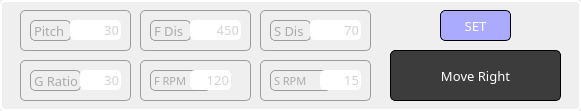
      <widget class="QFrame" name="frame_32">
       <property name="geometry">
        <rect>
         <x>10</x>
         <y>200</y>
         <width>581</width>
         <height>111</height>
        </rect>
       </property>
       <property name="styleSheet">
        <string notr="true">border: 2px solid rgb(255, 255, 255);
border-radius: 5px;
</string>
       </property>
       <property name="frameShape">
        <enum>QFrame::StyledPanel</enum>
       </property>
       <property name="frameShadow">
        <enum>QFrame::Raised</enum>
       </property>
       <widget class="QFrame" name="frame_28">
        <property name="geometry">
         <rect>
          <x>20</x>
          <y>10</y>
          <width>111</width>
          <height>41</height>
         </rect>
        </property>
        <property name="font">
         <font>
          <family>Montserrat</family>
          <pointsize>10</pointsize>
          <weight>50</weight>
          <italic>false</italic>
          <bold>false</bold>
          <kerning>false</kerning>
         </font>
        </property>
        <property name="styleSheet">
         <string notr="true">border: 1px solid rgb(155,155,155);
border-radius:5px;</string>
        </property>
        <property name="frameShape">
         <enum>QFrame::StyledPanel</enum>
        </property>
        <property name="frameShadow">
         <enum>QFrame::Raised</enum>
        </property>
        <widget class="QLabel" name="label_59">
         <property name="geometry">
          <rect>
           <x>10</x>
           <y>10</y>
           <width>41</width>
           <height>21</height>
          </rect>
         </property>
         <property name="font">
          <font>
           <family>Montserrat</family>
           <pointsize>10</pointsize>
           <weight>50</weight>
           <italic>false</italic>
           <bold>false</bold>
           <kerning>false</kerning>
          </font>
         </property>
         <property name="styleSheet">
          <string notr="true">BORDER:0PX;
color: rgb(170, 170, 170);</string>
         </property>
         <property name="text">
          <string>Pitch</string>
         </property>
        </widget>
        <widget class="QLineEdit" name="pitch">
         <property name="geometry">
          <rect>
           <x>50</x>
           <y>10</y>
           <width>51</width>
           <height>20</height>
          </rect>
         </property>
         <property name="font">
          <font>
           <family>Montserrat</family>
           <pointsize>10</pointsize>
           <weight>50</weight>
           <italic>false</italic>
           <bold>false</bold>
           <kerning>false</kerning>
          </font>
         </property>
         <property name="styleSheet">
          <string notr="true">border:0px;color: rgb(170, 170, 170);</string>
         </property>
         <property name="alignment">
          <set>Qt::AlignRight|Qt::AlignTrailing|Qt::AlignVCenter</set>
         </property>
         <property name="placeholderText">
          <string>30</string>
         </property>
        </widget>
       </widget>
       <widget class="QFrame" name="frame_29">
        <property name="geometry">
         <rect>
          <x>140</x>
          <y>10</y>
          <width>111</width>
          <height>41</height>
         </rect>
        </property>
        <property name="font">
         <font>
          <family>Montserrat</family>
          <pointsize>10</pointsize>
          <weight>50</weight>
          <italic>false</italic>
          <bold>false</bold>
          <kerning>false</kerning>
         </font>
        </property>
        <property name="styleSheet">
         <string notr="true">border: 1px solid rgb(155,155,155);
border-radius:5px;</string>
        </property>
        <property name="frameShape">
         <enum>QFrame::StyledPanel</enum>
        </property>
        <property name="frameShadow">
         <enum>QFrame::Raised</enum>
        </property>
        <widget class="QLabel" name="label_58">
         <property name="geometry">
          <rect>
           <x>10</x>
           <y>10</y>
           <width>41</width>
           <height>21</height>
          </rect>
         </property>
         <property name="font">
          <font>
           <family>Montserrat</family>
           <pointsize>10</pointsize>
           <weight>50</weight>
           <italic>false</italic>
           <bold>false</bold>
           <kerning>false</kerning>
          </font>
         </property>
         <property name="styleSheet">
          <string notr="true">BORDER:0PX;
color: rgb(170, 170, 170);</string>
         </property>
         <property name="text">
          <string>F Dis</string>
         </property>
        </widget>
        <widget class="QLineEdit" name="fast_rpm_distance">
         <property name="geometry">
          <rect>
           <x>50</x>
           <y>10</y>
           <width>51</width>
           <height>20</height>
          </rect>
         </property>
         <property name="font">
          <font>
           <family>Montserrat</family>
           <pointsize>10</pointsize>
           <weight>50</weight>
           <italic>false</italic>
           <bold>false</bold>
           <kerning>false</kerning>
          </font>
         </property>
         <property name="styleSheet">
          <string notr="true">border:0px;color: rgb(170, 170, 170);</string>
         </property>
         <property name="alignment">
          <set>Qt::AlignRight|Qt::AlignTrailing|Qt::AlignVCenter</set>
         </property>
         <property name="placeholderText">
          <string>450</string>
         </property>
        </widget>
       </widget>
       <widget class="QPushButton" name="set_attributes">
        <property name="geometry">
         <rect>
          <x>440</x>
          <y>10</y>
          <width>71</width>
          <height>31</height>
         </rect>
        </property>
        <property name="font">
         <font>
          <family>Montserrat</family>
          <pointsize>10</pointsize>
          <weight>50</weight>
          <italic>false</italic>
          <bold>false</bold>
          <kerning>false</kerning>
         </font>
        </property>
        <property name="styleSheet">
         <string notr="true">color: rgb(255, 255, 255);
background-color: rgb(170, 170, 255);
border: 1px solid rgb(0,0,0);
border-radius:5px;</string>
        </property>
        <property name="text">
         <string>SET</string>
        </property>
       </widget>
       <widget class="QFrame" name="frame_31">
        <property name="geometry">
         <rect>
          <x>20</x>
          <y>60</y>
          <width>111</width>
          <height>41</height>
         </rect>
        </property>
        <property name="font">
         <font>
          <family>Montserrat</family>
          <pointsize>10</pointsize>
          <weight>50</weight>
          <italic>false</italic>
          <bold>false</bold>
          <kerning>false</kerning>
         </font>
        </property>
        <property name="styleSheet">
         <string notr="true">border: 1px solid rgb(155,155,155);
border-radius:5px;</string>
        </property>
        <property name="frameShape">
         <enum>QFrame::StyledPanel</enum>
        </property>
        <property name="frameShadow">
         <enum>QFrame::Raised</enum>
        </property>
        <widget class="QLabel" name="label_62">
         <property name="geometry">
          <rect>
           <x>10</x>
           <y>10</y>
           <width>51</width>
           <height>21</height>
          </rect>
         </property>
         <property name="font">
          <font>
           <family>Montserrat</family>
           <pointsize>10</pointsize>
           <weight>50</weight>
           <italic>false</italic>
           <bold>false</bold>
           <kerning>false</kerning>
          </font>
         </property>
         <property name="styleSheet">
          <string notr="true">BORDER:0PX;
color: rgb(170, 170, 170);</string>
         </property>
         <property name="text">
          <string>G Ratio</string>
         </property>
        </widget>
        <widget class="QLineEdit" name="gear_ratio">
         <property name="geometry">
          <rect>
           <x>60</x>
           <y>10</y>
           <width>41</width>
           <height>20</height>
          </rect>
         </property>
         <property name="font">
          <font>
           <family>Montserrat</family>
           <pointsize>10</pointsize>
           <weight>50</weight>
           <italic>false</italic>
           <bold>false</bold>
           <kerning>false</kerning>
          </font>
         </property>
         <property name="styleSheet">
          <string notr="true">border:0px;color: rgb(170, 170, 170);</string>
         </property>
         <property name="alignment">
          <set>Qt::AlignRight|Qt::AlignTrailing|Qt::AlignVCenter</set>
         </property>
         <property name="placeholderText">
          <string>30</string>
         </property>
        </widget>
       </widget>
       <widget class="QFrame" name="frame_30">
        <property name="geometry">
         <rect>
          <x>260</x>
          <y>10</y>
          <width>111</width>
          <height>41</height>
         </rect>
        </property>
        <property name="font">
         <font>
          <family>Montserrat</family>
          <pointsize>10</pointsize>
          <weight>50</weight>
          <italic>false</italic>
          <bold>false</bold>
          <kerning>false</kerning>
         </font>
        </property>
        <property name="styleSheet">
         <string notr="true">border: 1px solid rgb(155,155,155);
border-radius:5px;</string>
        </property>
        <property name="frameShape">
         <enum>QFrame::StyledPanel</enum>
        </property>
        <property name="frameShadow">
         <enum>QFrame::Raised</enum>
        </property>
        <widget class="QLabel" name="label_10">
         <property name="geometry">
          <rect>
           <x>10</x>
           <y>10</y>
           <width>41</width>
           <height>21</height>
          </rect>
         </property>
         <property name="font">
          <font>
           <family>Montserrat</family>
           <pointsize>10</pointsize>
           <weight>50</weight>
           <italic>false</italic>
           <bold>false</bold>
           <kerning>false</kerning>
          </font>
         </property>
         <property name="styleSheet">
          <string notr="true">BORDER:0PX;
color: rgb(170, 170, 170);</string>
         </property>
         <property name="text">
          <string>S Dis</string>
         </property>
        </widget>
        <widget class="QLineEdit" name="slow_rpm_distance">
         <property name="geometry">
          <rect>
           <x>50</x>
           <y>10</y>
           <width>51</width>
           <height>20</height>
          </rect>
         </property>
         <property name="font">
          <font>
           <family>Montserrat</family>
           <pointsize>10</pointsize>
           <weight>50</weight>
           <italic>false</italic>
           <bold>false</bold>
           <kerning>false</kerning>
          </font>
         </property>
         <property name="styleSheet">
          <string notr="true">border:0px;color: rgb(170, 170, 170);</string>
         </property>
         <property name="alignment">
          <set>Qt::AlignRight|Qt::AlignTrailing|Qt::AlignVCenter</set>
         </property>
         <property name="placeholderText">
          <string>70</string>
         </property>
        </widget>
       </widget>
       <widget class="QFrame" name="frame_33">
        <property name="geometry">
         <rect>
          <x>140</x>
          <y>60</y>
          <width>111</width>
          <height>41</height>
         </rect>
        </property>
        <property name="font">
         <font>
          <family>Montserrat</family>
          <pointsize>10</pointsize>
          <weight>50</weight>
          <italic>false</italic>
          <bold>false</bold>
          <kerning>false</kerning>
         </font>
        </property>
        <property name="styleSheet">
         <string notr="true">border: 1px solid rgb(155,155,155);
border-radius:5px;</string>
        </property>
        <property name="frameShape">
         <enum>QFrame::StyledPanel</enum>
        </property>
        <property name="frameShadow">
         <enum>QFrame::Raised</enum>
        </property>
        <widget class="QLabel" name="label_64">
         <property name="geometry">
          <rect>
           <x>10</x>
           <y>10</y>
           <width>61</width>
           <height>21</height>
          </rect>
         </property>
         <property name="font">
          <font>
           <family>Montserrat</family>
           <pointsize>8</pointsize>
           <weight>50</weight>
           <italic>false</italic>
           <bold>false</bold>
           <kerning>false</kerning>
          </font>
         </property>
         <property name="styleSheet">
          <string notr="true">BORDER:0PX;
color: rgb(170, 170, 170);</string>
         </property>
         <property name="text">
          <string>F RPM</string>
         </property>
        </widget>
        <widget class="QLineEdit" name="fast_rpm">
         <property name="geometry">
          <rect>
           <x>50</x>
           <y>10</y>
           <width>41</width>
           <height>20</height>
          </rect>
         </property>
         <property name="font">
          <font>
           <family>Montserrat</family>
           <pointsize>10</pointsize>
           <weight>50</weight>
           <italic>false</italic>
           <bold>false</bold>
           <kerning>false</kerning>
          </font>
         </property>
         <property name="styleSheet">
          <string notr="true">border:0px;color: rgb(170, 170, 170);</string>
         </property>
         <property name="alignment">
          <set>Qt::AlignRight|Qt::AlignTrailing|Qt::AlignVCenter</set>
         </property>
         <property name="placeholderText">
          <string>120</string>
         </property>
        </widget>
       </widget>
       <widget class="QFrame" name="frame_34">
        <property name="geometry">
         <rect>
          <x>260</x>
          <y>60</y>
          <width>111</width>
          <height>41</height>
         </rect>
        </property>
        <property name="font">
         <font>
          <family>Montserrat</family>
          <pointsize>10</pointsize>
          <weight>50</weight>
          <italic>false</italic>
          <bold>false</bold>
          <kerning>false</kerning>
         </font>
        </property>
        <property name="styleSheet">
         <string notr="true">border: 1px solid rgb(155,155,155);
border-radius:5px;</string>
        </property>
        <property name="frameShape">
         <enum>QFrame::StyledPanel</enum>
        </property>
        <property name="frameShadow">
         <enum>QFrame::Raised</enum>
        </property>
        <widget class="QLabel" name="label_65">
         <property name="geometry">
          <rect>
           <x>10</x>
           <y>10</y>
           <width>61</width>
           <height>21</height>
          </rect>
         </property>
         <property name="font">
          <font>
           <family>Montserrat</family>
           <pointsize>8</pointsize>
           <weight>50</weight>
           <italic>false</italic>
           <bold>false</bold>
           <kerning>false</kerning>
          </font>
         </property>
         <property name="styleSheet">
          <string notr="true">BORDER:0PX;
color: rgb(170, 170, 170);</string>
         </property>
         <property name="text">
          <string>S RPM</string>
         </property>
        </widget>
        <widget class="QLineEdit" name="slow_rpm">
         <property name="geometry">
          <rect>
           <x>60</x>
           <y>10</y>
           <width>41</width>
           <height>20</height>
          </rect>
         </property>
         <property name="font">
          <font>
           <family>Montserrat</family>
           <pointsize>10</pointsize>
           <weight>50</weight>
           <italic>false</italic>
           <bold>false</bold>
           <kerning>false</kerning>
          </font>
         </property>
         <property name="styleSheet">
          <string notr="true">border:0px;color: rgb(170, 170, 170);</string>
         </property>
         <property name="alignment">
          <set>Qt::AlignRight|Qt::AlignTrailing|Qt::AlignVCenter</set>
         </property>
         <property name="placeholderText">
          <string>15</string>
         </property>
        </widget>
       </widget>
       <widget class="QPushButton" name="changeDIR">
        <property name="geometry">
         <rect>
          <x>390</x>
          <y>50</y>
          <width>171</width>
          <height>51</height>
         </rect>
        </property>
        <property name="font">
         <font>
          <family>Montserrat</family>
          <pointsize>10</pointsize>
          <weight>50</weight>
          <italic>false</italic>
          <bold>false</bold>
          <kerning>false</kerning>
         </font>
        </property>
        <property name="styleSheet">
         <string notr="true">border:1px solid rgb(0,0,0);
border-radius:5px;
color: rgb(255, 255, 255);
background-color: rgb(60, 60, 60);</string>
        </property>
        <property name="text">
         <string>Move Right</string>
        </property>
       </widget>
       <zorder>changeDIR</zorder>
       <zorder>frame_28</zorder>
       <zorder>frame_29</zorder>
       <zorder>set_attributes</zorder>
       <zorder>frame_31</zorder>
       <zorder>frame_30</zorder>
       <zorder>frame_33</zorder>
       <zorder>frame_34</zorder>
      </widget>
